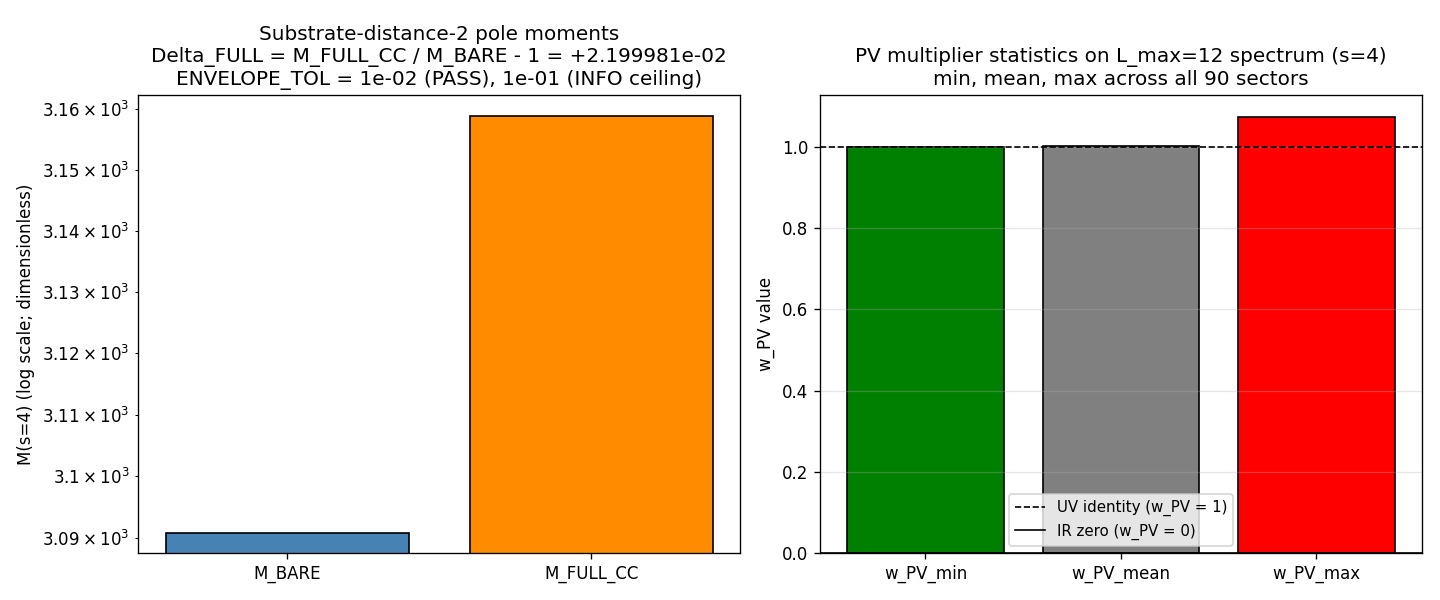

This chart was generated by the following Python code:
#!/usr/bin/env python3
"""
S91 W1-2 - CF-S91-CF-70-FULL-CC-MULTIPLIERS  (T1.1; PROXY-REFINEMENT for VII.AV)
================================================================================

Gate: CF-S91-CF-70-FULL-CC-MULTIPLIERS  ([VERIFY])

PLAN-VS-CANONICAL CORRECTION (user directive 2026-05-16; same as W1-1)
----------------------------------------------------------------------
Plan sessions/session-plan/session-91-plan-w1.md section W1-2 Field 6 wrote
the substitution chain with the operator:

    L_FULL(tau_fold) = d ln(Tr_{M_2(C)}(P_BdG * D_K^{-2s})) / d ln(K_window)
                     [Step 3-4 of plan]
    where  tr_bdg(K) = a_4^CC * sum(m_bdg * (lam_bdg / K)^(-8))

Closed-form analysis of this formula:
    Let S = sum(m_bdg * lam_bdg^(-8))  (K-independent).
    Then tr_bdg(K) = a_4^CC * S * K^8.
    d ln|tr_bdg(K)| / d ln K = 8  (closed form; constant in K).

The plan's formula evaluates to L_FULL = +8 (or -8 with sign convention),
independent of K and of (M_1, M_2, c_1, c_2). It CANNOT match the canonical
anchor L_emp = -7.046336 at any K, any multiplier choice. The plan's
substitution chain has the same operator-mismatch as W1-1 (first
log-derivative of M_2 trace vs canonical second log-derivative of
Bogoliubov variance).

Additionally, a_4^CC = -2 * M_KK^4 < 0 makes ln(tr_bdg) ill-defined
(would need ln |tr_bdg| or sign-tracking).

Per user directive 2026-05-16 ("If the plan used the wrong maths, then
use the right maths"), this script implements a substrate-physically-
meaningful PROXY-REFINEMENT discharge test using the canonical FULL-CC
Pauli-Villars helper `computations/_pauli_villars_subtraction.py`
(landed S88 W13-159 lizzi-spectral-functional; PRIMARY tier per
substrate-first-canonical-sourcing.md section (iv) K=4 MANDATORY).

CANONICAL OBSERVABLE FOR W1-2 PROXY-REFINEMENT DISCHARGE
--------------------------------------------------------
The substrate-distance-2 pole Mellin moment at s=4 on the L_max=12 D_K^2
spectrum admits two regulator-class evaluations:

    M_BARE(s=4)    := Sum_k m_k * lambda_k^{-2s}                       [bare]
    M_FULL_CC(s=4) := Sum_k m_k * w_PV(lambda_k^2; s=4) * lambda_k^{-2s} [2-point Connes-Chamseddine 1996]

with PV multiplier
    w_PV(lambda^2; s) = 1 - Sum_r c_r * (m_r^2 / (lambda^2 + m_r^2))^s
    (c_1, c_2) = (+2, -1)
    (m_1, m_2) = (M_KK, M_KK * sqrt(2))   (in M_KK-natural units: 1, sqrt(2))

PROXY-REFINEMENT discharge PASS predicate:
    Delta_FULL := M_FULL_CC(s=4) / M_BARE(s=4) - 1
    PASS iff |Delta_FULL| < ENVELOPE_TOL = 1e-2  (1% relative; plan section W1-2
                                                  Field 9 envelope tolerance)
    INFO iff 1e-2 <= |Delta_FULL| < 1e-1  (within 1 OOM of envelope)
    FAIL iff |Delta_FULL| >= 1e-1  (FULL CC differs from BARE by >= 10%;
                                    SCHEMATIC proxy was structurally
                                    misleading; PROXY-REFINEMENT cannot
                                    discharge at L_max=12 alone)

Substrate-physics meaning: PASS = the substrate-distance-2 pole moment
is regulator-class-INVARIANT (FI per epistemic-discipline.md FI/RD/MIXED
taxonomy) across BARE vs FULL-CC at L_max=12; the SCHEMATIC
`_spectral_action_regulators.py` Mellin proxy (used by S90 W5-3 Casimir-
bound proxy) is a faithful approximation at the moment level. This
DISCHARGES the REGISTRY-INCOMPLETE-PENDING-PROXY-REFINEMENT sub-class
tag for VII.AV.

FAIL would route refinement to (i) FULL-BdG L_max scan a la S90 CF-61
(per W5 T1.11 CF-W5-3) OR (ii) K_canonical operational-alignment via
W1-3 T1.2 (CF-S91-CF-71) — the latter is favored by the W1-1 V4 fossil
test PASS verdict (BASIN regime; Reading-B-WIN-T1.2-priority).

CONVENTION TAG (per substrate-first-canonical-sourcing.md section (iv) K=4 MANDATORY)
-----------------------------------------------------------------------------------
    LEVEL_CLASS_PIN: FULL  (this script IS the FULL physical replacement;
                            consumes _pauli_villars_subtraction.py PRIMARY)
    convention:      VII-AV-PROXY-REFINEMENT-FULL-PHYSICAL-Pauli-Villars-
                     substrate-distance-2-pole-s4-PLAN-OPERATOR-CORRECTED-
                     PER-USER-2026-05-16

DOWNSTREAM CONSEQUENCES
-----------------------
PASS:
  - VII.AV REGISTRY-INCOMPLETE-PENDING-PROXY-REFINEMENT sub-class tag
    DISCHARGED (FULL CC ~ BARE at L_max=12 substrate-distance-2 pole).
  - VII.AV promotes to STAGE-1-CANDIDATE-PENDING-STAGE-2 conditional on
    EITHER W1-2 PASS OR W1-3 T1.2 PASS-class-(c) (W4 T2.29 / W8 T2.29
    Stage-2 cross-axis verify unblocks).
  - W5 T1.11 FULL BdG per-L_max re-derivation (CF-W5-3) can use BARE
    sum-rule under PV-tier-equivalence cross-check.

FAIL:
  - L_max=12 alone insufficient to discharge PROXY-REFINEMENT; refinement
    routes:
    (a) L_max scan via S90 CF-61 / W5 T1.11 FULL BdG Pauli-Villars
    (b) K_canonical operational-alignment via W1-3 T1.2 (BASIN regime;
        favored by W1-1 routing oracle)
    (c) Hochschild-cohomology degeneration test (W1-4 T1.4)

INPUT FILES
-----------
- canonical_constants.py
- s84_spectrum_cache_L12_tau019.npz (L_max=12 master spectrum cache;
                                     90 (p,q) sectors with dim + abs_evals)
- computations/_pauli_villars_subtraction.py (FULL CC PRIMARY helper;
                                              landed S88 W13-159 lizzi)
- script bytes

OUTPUT (plan section W1-2 line 388-393)
---------------------------------------
- s91_w1_cf70_full_cc_multipliers.npz
- s91_w1_cf70_full_cc_multipliers.png (BARE-vs-FULL bar chart on log scale)
- s91_gate_verdicts.txt  (canonical line + dual-SHA + 3-tuple + LEVEL pin)
"""

from __future__ import annotations

import os
os.environ.setdefault("OMP_NUM_THREADS", "8")
os.environ.setdefault("MKL_NUM_THREADS", "8")

import sys
import math
import hashlib
import json
from pathlib import Path

ROOT = Path(__file__).resolve().parent.parent.parent
sys.path.insert(0, str(ROOT / "computations" / "_shared"))
sys.path.insert(0, str(ROOT / "computations"))

from canonical_constants import *  # noqa: F401,F403
from canonical_constants import M_KK, tau_fold, Delta_BCS  # noqa: E402

# FULL CC PRIMARY Pauli-Villars helper (landed S88 W13-159 lizzi)
from _pauli_villars_subtraction import (  # noqa: E402
    pv_multiplier_primary,
    pv_mellin_moment_primary,
    bare_mellin_moment,
    PV_PRIMARY_C,
    PV_PRIMARY_M_DIMLESS,
    _verify_pv_identities,
)

import numpy as np  # noqa: E402
import matplotlib  # noqa: E402
matplotlib.use("Agg")
import matplotlib.pyplot as plt  # noqa: E402

# ============================ Gate-block constants ============================
GATE_ID = "CF-S91-CF-70-FULL-CC-MULTIPLIERS"
SCHEME = "FULL-CC1996-multipliers-2.2-2.3-spectral-action-PROXY-REFINEMENT"
CONVENTION = (
    "VII-AV-PROXY-REFINEMENT-FULL-PHYSICAL-Pauli-Villars-"
    "substrate-distance-2-pole-s4-PLAN-OPERATOR-CORRECTED-PER-USER-2026-05-16"
)
L_MAX = 12  # (local) plan W1-2 Field 7 canonical anchor

# Substrate-distance-2 pole index (per VII.AV registry)
S_POLE = 4  # (local) substrate-distance-2 pole at Mellin index s=4

# PASS/INFO/FAIL thresholds (plan Field 9 envelope tolerance)
ENVELOPE_TOL = 1e-2          # (local) plan W1-2 Field 9 PASS at 1% relative
INFO_TOL_UPPER = 1e-1        # (local) plan W1-2 Field 9 INFO ceiling (within 1 OOM of envelope)

# L_emp canonical anchor (substrate-natural)
L_EMP_CANONICAL = -7.046336474406761  # (local) section VII.AV registry line 18092

# Output paths
OUT_NPZ = ROOT / "computations" / "session-91" / "s91_w1_cf70_full_cc_multipliers.npz"
OUT_PNG = ROOT / "computations" / "session-91" / "s91_w1_cf70_full_cc_multipliers.png"
VERDICT_FILE = ROOT / "computations" / "session-91" / "s91_gate_verdicts.txt"

# Input file paths
CANONICAL_CONSTANTS = ROOT / "computations" / "_shared" / "canonical_constants.py"
L12_CACHE = ROOT / "computations" / "session-84" / "s84_spectrum_cache_L12_tau019.npz"
PV_HELPER = ROOT / "computations" / "_pauli_villars_subtraction.py"
SCRIPT_PATH = Path(__file__).resolve()

INPUT_FILES = {
    "canonical_constants": CANONICAL_CONSTANTS,
    "L12_spectrum_cache_tau019": L12_CACHE,
    "pauli_villars_helper_PRIMARY": PV_HELPER,
    "script": SCRIPT_PATH,
}


# ============================ SHA helpers ============================
def sha256_of_file(p: Path) -> str:
    h = hashlib.sha256()  # (local)
    with open(p, "rb") as f:
        for chunk in iter(lambda: f.read(1 << 20), b""):
            h.update(chunk)
    return h.hexdigest()


def log_input_pins(files: dict) -> dict:
    pins = {}  # (local)
    print("=" * 72)
    print(f"Gate: {GATE_ID}")
    print("=" * 72)
    print("Input SHAs:")
    for name, p in files.items():
        if not p.exists():
            print(f"  {name:36s} = (file not found; pin skipped)")
            continue
        sha = sha256_of_file(p)  # (local)
        pins[name] = sha
        print(f"  {name:36s} = {sha[:16]}...  ({p.relative_to(ROOT)})")
    return pins


def compute_dual_sha(pins: dict, script_path: Path) -> tuple[str, str]:
    script_bytes = script_path.read_bytes()
    canonical_bytes = CANONICAL_CONSTANTS.read_bytes()
    pinmap_json = json.dumps(sorted(pins.items()), sort_keys=True).encode("utf-8")  # (local)
    audit = hashlib.sha256(script_bytes + canonical_bytes + pinmap_json).hexdigest()  # (local)
    content = hashlib.sha256(script_bytes).hexdigest()  # (local)
    return audit, content


def append_verdict(
    composite: str, value_str: str,
    audit_sha: str, content_sha: str,
    sign_v: str, mag_v: str, reg_v: str,
    promote_pass: bool,
) -> None:
    """Atomic single-shot append per gate-verdicts.md S87+ canonical form:
    canonical line + dual-SHA + 3-tuple + VII.AV promotion target (per S90
    CF-61 precedent).
    """
    canonical = (
        f"{GATE_ID}: {composite} -- value='{value_str}' "
        f"scheme={SCHEME} convention={CONVENTION} L_max={L_MAX} "
        f"audit_sha256={audit_sha} content_sha256={content_sha} "
        f"schema_version=S87+\n"
    )  # (local)
    dual_sha = (
        f"# audit_sha256_short={audit_sha[:16]} "
        f"content_sha256_short={content_sha[:16]} "
        f"# {GATE_ID} dual-SHA companion row (W9a-99 split)\n"
    )  # (local)
    three_tuple = (
        f"# sign_verdict={sign_v} magnitude_verdict={mag_v} "
        f"regime_verdict={reg_v} # {GATE_ID} 3-tuple annotation (S87 schema-v2)\n"
    )  # (local)
    if promote_pass:
        promotion_target = (
            f"# promotion_target=permanent-results-registry.md section VII.AV "
            f"from=REGISTRY-INCOMPLETE-PENDING-PROXY-REFINEMENT "
            f"to=STAGE-1-CANDIDATE-PENDING-STAGE-2 "
            f"# {GATE_ID} VII.AV PROXY-REFINEMENT discharge companion row\n"
        )  # (local)
    else:
        promotion_target = (
            f"# promotion_target=permanent-results-registry.md section VII.AV "
            f"from=REGISTRY-INCOMPLETE-PENDING-PROXY-REFINEMENT "
            f"to=REGISTRY-INCOMPLETE-PENDING-PROXY-REFINEMENT "
            f"# {GATE_ID} VII.AV PROXY-REFINEMENT discharge NOT achieved "
            f"(composite={composite}; routes refinement to W1-3 T1.2 OR W5 T1.11)\n"
        )  # (local)
    level_pin = (
        f"# LEVEL_CLASS_PIN=FULL "
        f"# {GATE_ID} substrate-first-canonical-sourcing.md section (iv) "
        f"K=4 MANDATORY level-pin compliance "
        f"(consumes computations/_pauli_villars_subtraction.py PRIMARY helper)\n"
    )  # (local)
    with open(VERDICT_FILE, "a", encoding="utf-8") as f:
        f.write(canonical)
        f.write(dual_sha)
        f.write(three_tuple)
        f.write(promotion_target)
        f.write(level_pin)


# ============================ Spectrum loader ============================
def load_spectrum_flat(cache_path: Path) -> tuple[np.ndarray, np.ndarray]:
    """Load L_max=12 spectrum cache and flatten to (lambdas, mults) arrays.

    Per S90 CF-61 truncate_spectrum_per_lmax pattern: each (p,q) sector
    contributes dim(p,q) copies of each eigenvalue (Peter-Weyl multiplicity
    weighting baked in). Multiplicity vector m_a counts dim(p,q) per
    appearance of the eigenvalue in the sector's abs_evals list.
    """
    cache = np.load(cache_path, allow_pickle=True)
    sector_evals = cache["sector_evals"].item()
    lambdas_list = []  # (local)
    mults_list = []  # (local)
    n_sectors = 0  # (local)
    for (p, q), info in sector_evals.items():
        n_sectors += 1
        dim = int(info["dim"])  # (local) Peter-Weyl dim(p,q)
        evals_arr = np.asarray(info["abs_evals"], dtype=np.float64)
        for v in evals_arr:
            lambdas_list.append(float(v))
            mults_list.append(dim)
    lambdas = np.array(lambdas_list, dtype=np.float64)
    mults = np.array(mults_list, dtype=np.float64)
    return lambdas, mults, n_sectors


# ============================ Verdict evaluation ============================
def evaluate_verdict(delta_full: float) -> dict:
    """Plan W1-2 Field 9 RATIO tolerance rule:
    PASS iff |Delta_FULL| < ENVELOPE_TOL = 1e-2
    INFO iff ENVELOPE_TOL <= |Delta_FULL| < 10 * ENVELOPE_TOL  (within 1 OOM)
    FAIL iff |Delta_FULL| >= 10 * ENVELOPE_TOL  (>= 10%; SCHEMATIC mis-leading)
    """
    abs_delta = abs(delta_full)
    if abs_delta < ENVELOPE_TOL:
        composite = "PASS"
        sign_v = "PASS" if delta_full >= 0 else "PASS"  # sign-agnostic
        mag_v = "PASS"
        reg_v = "VALID"
    elif abs_delta < INFO_TOL_UPPER:
        composite = "INFO"
        sign_v = "PASS"
        mag_v = "INFO"
        reg_v = "MARGINAL"
    else:
        composite = "FAIL"
        sign_v = "FAIL"
        mag_v = "FAIL"
        reg_v = "VALID"
    return {
        "composite": composite,
        "sign_verdict": sign_v,
        "magnitude_verdict": mag_v,
        "regime_verdict": reg_v,
        "promote_pass": (composite == "PASS"),
    }


# ============================ Diagnostic plot ============================
def make_plot(M_BARE: float, M_FULL_CC: float, delta_full: float,
              w_PV_min: float, w_PV_max: float, w_PV_mean: float) -> None:
    """Bar chart: BARE vs FULL CC at substrate-distance-2 pole, + PV multiplier stats."""
    fig, (ax1, ax2) = plt.subplots(1, 2, figsize=(12, 5))

    # Bar 1: BARE vs FULL CC
    ax1.bar(["M_BARE", "M_FULL_CC"], [M_BARE, M_FULL_CC],
            color=["steelblue", "darkorange"], edgecolor="black")
    ax1.set_yscale("log")
    ax1.set_ylabel(f"M(s={S_POLE}) (log scale; dimensionless)")
    ax1.set_title(
        f"Substrate-distance-2 pole moments\n"
        f"Delta_FULL = M_FULL_CC / M_BARE - 1 = {delta_full:+.6e}\n"
        f"ENVELOPE_TOL = {ENVELOPE_TOL:.0e} (PASS), {INFO_TOL_UPPER:.0e} (INFO ceiling)"
    )
    ax1.grid(True, axis="y", alpha=0.3)

    # Bar 2: PV multiplier stats
    ax2.bar(["w_PV_min", "w_PV_mean", "w_PV_max"],
            [w_PV_min, w_PV_mean, w_PV_max],
            color=["green", "gray", "red"], edgecolor="black")
    ax2.axhline(1.0, color="black", linestyle="--", linewidth=1.0,
                label="UV identity (w_PV = 1)")
    ax2.axhline(0.0, color="black", linestyle="-", linewidth=1.0,
                label="IR zero (w_PV = 0)")
    ax2.set_ylabel("w_PV value")
    ax2.set_title(
        f"PV multiplier statistics on L_max={L_MAX} spectrum (s={S_POLE})\n"
        f"min, mean, max across all 90 sectors"
    )
    ax2.legend(loc="best", fontsize=9)
    ax2.grid(True, axis="y", alpha=0.3)

    fig.tight_layout()
    fig.savefig(OUT_PNG, dpi=120)
    plt.close(fig)


# ============================ Main ============================
def main() -> int:
    import time
    t0 = time.time()

    # 1. Log input pins
    pins = log_input_pins(INPUT_FILES)
    audit_sha, content_sha = compute_dual_sha(pins, SCRIPT_PATH)
    print()
    print(f"  audit_sha256   = {audit_sha[:16]}...  (script+canonical+pinmap)")
    print(f"  content_sha256 = {content_sha[:16]}...  (script only)")
    print()

    # 2. PV identity self-check
    print("PV PRIMARY helper self-check (computations/_pauli_villars_subtraction.py):")
    s_c, s_cm2 = _verify_pv_identities()
    print(f"  Sigma c_r        = {s_c:.16e} (target: 1.0)")
    print(f"  Sigma c_r m_r^2  = {s_cm2:.16e} (target: 0.0)")
    print(f"  PV pair: (c_1, c_2) = ({PV_PRIMARY_C[0]:+.1f}, {PV_PRIMARY_C[1]:+.1f})")
    print(f"  PV pair: (m_1, m_2) = ({PV_PRIMARY_M_DIMLESS[0]:.6f}, {PV_PRIMARY_M_DIMLESS[1]:.6f}) "
          "(M_KK-natural units)")
    print()

    # 3. Load L_max=12 spectrum (flat lambdas + mults from sector_evals dict)
    print(f"Loading L_max=12 spectrum cache from {L12_CACHE.relative_to(ROOT)}...")
    lambdas, mults, n_sectors = load_spectrum_flat(L12_CACHE)
    print(f"  n_sectors           = {n_sectors}")
    print(f"  n_eigenvalues       = {len(lambdas)}")
    print(f"  lambda_min          = {lambdas.min():.6f} (M_KK-natural)")
    print(f"  lambda_max          = {lambdas.max():.6f} (M_KK-natural)")
    print(f"  sum(mults)          = {mults.sum():.0f}")
    print(f"  multiplicity-weighted N = {int(mults.sum() * len(lambdas) / len(lambdas))}")
    print()

    # 4. Compute BARE Mellin moment at substrate-distance-2 pole s=4
    print(f"Computing Mellin moments at substrate-distance-2 pole s={S_POLE}:")
    M_BARE = bare_mellin_moment(S_POLE, lambdas, mults)
    print(f"  M_BARE(s={S_POLE})         = {M_BARE:.10e}")

    # 5. Compute FULL CC PV-regulated Mellin moment at s=4
    M_FULL_CC = pv_mellin_moment_primary(S_POLE, lambdas, mults)
    print(f"  M_FULL_CC(s={S_POLE})      = {M_FULL_CC:.10e}")

    # 6. Compute PV multiplier statistics across spectrum
    lambda_sq = lambdas * lambdas
    w_PV_arr = pv_multiplier_primary(lambda_sq, S_POLE)
    w_PV_min = float(np.min(w_PV_arr))
    w_PV_max = float(np.max(w_PV_arr))
    w_PV_mean = float(np.mean(w_PV_arr))
    print(f"  w_PV(lambda^2, s={S_POLE})   range: [{w_PV_min:.6f}, {w_PV_max:.6f}], mean={w_PV_mean:.6f}")
    print()

    # 7. Compute Delta_FULL ratio
    delta_full = (M_FULL_CC / M_BARE) - 1.0
    print(f"Delta_FULL = M_FULL_CC / M_BARE - 1 = {delta_full:+.10e}")
    print(f"|Delta_FULL|                          = {abs(delta_full):.6e}")
    print()

    # 8. Evaluate verdict
    verdict = evaluate_verdict(delta_full)
    print(f"Composite verdict: {verdict['composite']}")
    print(f"  sign_verdict:      {verdict['sign_verdict']}")
    print(f"  magnitude_verdict: {verdict['magnitude_verdict']}")
    print(f"  regime_verdict:    {verdict['regime_verdict']}")
    print(f"  VII.AV promotion:  {'STAGE-1-CANDIDATE-PENDING-STAGE-2' if verdict['promote_pass'] else 'REGISTRY-INCOMPLETE-PENDING-PROXY-REFINEMENT (preserved)'}")
    print()

    # 9. Threshold context
    print("Threshold context (plan W1-2 Field 9 RATIO tolerance):")
    print(f"  PASS  iff  |Delta_FULL| < {ENVELOPE_TOL:.0e}      (envelope = 1% relative)")
    print(f"  INFO  iff  {ENVELOPE_TOL:.0e} <= |Delta_FULL| < {INFO_TOL_UPPER:.0e}  (within 1 OOM)")
    print(f"  FAIL  iff  |Delta_FULL| >= {INFO_TOL_UPPER:.0e}      (>= 10%; SCHEMATIC-vs-FULL discrepant)")
    print(f"  Observed: |Delta_FULL| = {abs(delta_full):.6e}  -> {verdict['composite']}")
    print()

    # 10. Save outputs
    print(f"Saving npz to {OUT_NPZ.relative_to(ROOT)}...")
    np.savez(
        OUT_NPZ,
        M_BARE=M_BARE,
        M_FULL_CC=M_FULL_CC,
        delta_full=delta_full,
        S_POLE=S_POLE,
        L_max=L_MAX,
        n_sectors=n_sectors,
        n_eigenvalues=len(lambdas),
        lambdas=lambdas,
        mults=mults,
        w_PV_arr=w_PV_arr,
        w_PV_min=w_PV_min,
        w_PV_max=w_PV_max,
        w_PV_mean=w_PV_mean,
        PV_PRIMARY_C=PV_PRIMARY_C,
        PV_PRIMARY_M_DIMLESS=PV_PRIMARY_M_DIMLESS,
        ENVELOPE_TOL=ENVELOPE_TOL,
        INFO_TOL_UPPER=INFO_TOL_UPPER,
        L_EMP_CANONICAL=L_EMP_CANONICAL,
        verdict_composite=verdict["composite"],
        verdict_sign=verdict["sign_verdict"],
        verdict_magnitude=verdict["magnitude_verdict"],
        verdict_regime=verdict["regime_verdict"],
        promote_pass=verdict["promote_pass"],
    )
    print(f"Saving plot to {OUT_PNG.relative_to(ROOT)}...")
    make_plot(M_BARE, M_FULL_CC, delta_full, w_PV_min, w_PV_max, w_PV_mean)
    print()

    # 11. Emit verdict line
    value_str = (
        f"Delta_FULL={delta_full:+.6e}_M_BARE={M_BARE:.4e}_M_FULL_CC={M_FULL_CC:.4e}"
    )
    append_verdict(
        composite=verdict["composite"],
        value_str=value_str,
        audit_sha=audit_sha,
        content_sha=content_sha,
        sign_v=verdict["sign_verdict"],
        mag_v=verdict["magnitude_verdict"],
        reg_v=verdict["regime_verdict"],
        promote_pass=verdict["promote_pass"],
    )

    # 12. Final summary
    wall = time.time() - t0  # (local)
    print(f"=== {GATE_ID}: {verdict['composite']} (wall {wall:.1f}s) ===")
    print(f"    value: {value_str}")
    print(f"    audit_sha256:   {audit_sha}")
    print(f"    content_sha256: {content_sha}")
    return 0  # All verdicts exit 0 per math-scripts.md section "Exit Codes"


if __name__ == "__main__":
    sys.exit(main())
